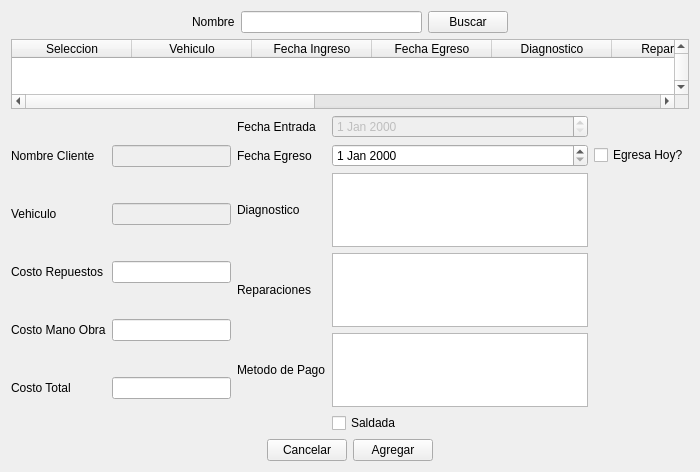
<?xml version="1.0" encoding="UTF-8"?>
<ui version="4.0">
 <class>Form</class>
 <widget class="QWidget" name="Form">
  <property name="geometry">
   <rect>
    <x>0</x>
    <y>0</y>
    <width>700</width>
    <height>472</height>
   </rect>
  </property>
  <property name="windowTitle">
   <string>Form</string>
  </property>
  <layout class="QGridLayout" name="gridLayout_2">
   <item row="3" column="0">
    <layout class="QGridLayout" name="gridLayout_4">
     <item row="0" column="0">
      <spacer name="horizontalSpacer">
       <property name="orientation">
        <enum>Qt::Horizontal</enum>
       </property>
       <property name="sizeHint" stdset="0">
        <size>
         <width>40</width>
         <height>20</height>
        </size>
       </property>
      </spacer>
     </item>
     <item row="0" column="2">
      <widget class="QPushButton" name="Aceptar_button">
       <property name="text">
        <string>Agregar</string>
       </property>
      </widget>
     </item>
     <item row="0" column="1">
      <widget class="QPushButton" name="Cancelar_button">
       <property name="text">
        <string>Cancelar</string>
       </property>
      </widget>
     </item>
     <item row="0" column="3">
      <spacer name="horizontalSpacer_2">
       <property name="orientation">
        <enum>Qt::Horizontal</enum>
       </property>
       <property name="sizeHint" stdset="0">
        <size>
         <width>40</width>
         <height>20</height>
        </size>
       </property>
      </spacer>
     </item>
    </layout>
   </item>
   <item row="2" column="0">
    <layout class="QHBoxLayout" name="horizontalLayout">
     <item>
      <layout class="QGridLayout" name="gridLayout_3">
       <item row="3" column="0">
        <widget class="QLabel" name="label_7">
         <property name="text">
          <string>Costo Mano Obra</string>
         </property>
        </widget>
       </item>
       <item row="1" column="0">
        <widget class="QLabel" name="label_3">
         <property name="text">
          <string>Vehiculo</string>
         </property>
        </widget>
       </item>
       <item row="4" column="0">
        <widget class="QLabel" name="label_8">
         <property name="text">
          <string>Costo Total</string>
         </property>
        </widget>
       </item>
       <item row="2" column="0">
        <widget class="QLabel" name="label_6">
         <property name="text">
          <string>Costo Repuestos</string>
         </property>
        </widget>
       </item>
       <item row="2" column="1">
        <widget class="QLineEdit" name="lineEdit_3"/>
       </item>
       <item row="1" column="1">
        <widget class="QLineEdit" name="lineEdit_2">
         <property name="enabled">
          <bool>false</bool>
         </property>
         <property name="mouseTracking">
          <bool>false</bool>
         </property>
        </widget>
       </item>
       <item row="0" column="1">
        <widget class="QLineEdit" name="lineEdit">
         <property name="enabled">
          <bool>false</bool>
         </property>
         <property name="mouseTracking">
          <bool>false</bool>
         </property>
        </widget>
       </item>
       <item row="0" column="0">
        <widget class="QLabel" name="label_2">
         <property name="text">
          <string>Nombre Cliente</string>
         </property>
        </widget>
       </item>
       <item row="4" column="1">
        <widget class="QLineEdit" name="lineEdit_5"/>
       </item>
       <item row="3" column="1">
        <widget class="QLineEdit" name="lineEdit_4"/>
       </item>
      </layout>
     </item>
     <item>
      <layout class="QGridLayout" name="gridLayout">
       <item row="7" column="0">
        <widget class="QLabel" name="label_5">
         <property name="text">
          <string>Reparaciones</string>
         </property>
        </widget>
       </item>
       <item row="8" column="1">
        <widget class="QTextEdit" name="textEdit_3"/>
       </item>
       <item row="3" column="1">
        <widget class="QDateEdit" name="dateEdit_2">
         <property name="enabled">
          <bool>false</bool>
         </property>
        </widget>
       </item>
       <item row="6" column="1">
        <widget class="QTextEdit" name="textEdit"/>
       </item>
       <item row="3" column="0">
        <widget class="QLabel" name="label_10">
         <property name="text">
          <string>Fecha Entrada</string>
         </property>
        </widget>
       </item>
       <item row="8" column="0">
        <widget class="QLabel" name="label_9">
         <property name="text">
          <string>Metodo de Pago</string>
         </property>
        </widget>
       </item>
       <item row="6" column="0">
        <widget class="QLabel" name="label_4">
         <property name="text">
          <string>Diagnostico</string>
         </property>
        </widget>
       </item>
       <item row="4" column="0">
        <widget class="QLabel" name="label">
         <property name="text">
          <string>Fecha Egreso</string>
         </property>
        </widget>
       </item>
       <item row="9" column="1">
        <widget class="QCheckBox" name="checkBox">
         <property name="text">
          <string>Saldada</string>
         </property>
        </widget>
       </item>
       <item row="4" column="1">
        <widget class="QDateEdit" name="dateEdit"/>
       </item>
       <item row="7" column="1">
        <widget class="QTextEdit" name="textEdit_2"/>
       </item>
       <item row="4" column="2">
        <widget class="QCheckBox" name="checkBox_2">
         <property name="text">
          <string>Egresa Hoy?</string>
         </property>
        </widget>
       </item>
      </layout>
     </item>
    </layout>
   </item>
   <item row="0" column="0">
    <layout class="QGridLayout" name="gridLayout_5">
     <item row="0" column="1">
      <widget class="QLabel" name="label_11">
       <property name="text">
        <string>Nombre</string>
       </property>
      </widget>
     </item>
     <item row="0" column="3">
      <widget class="QPushButton" name="pushButton">
       <property name="text">
        <string>Buscar</string>
       </property>
      </widget>
     </item>
     <item row="0" column="0">
      <spacer name="horizontalSpacer_3">
       <property name="orientation">
        <enum>Qt::Horizontal</enum>
       </property>
       <property name="sizeHint" stdset="0">
        <size>
         <width>40</width>
         <height>20</height>
        </size>
       </property>
      </spacer>
     </item>
     <item row="0" column="2">
      <widget class="QLineEdit" name="lineEdit_6"/>
     </item>
     <item row="0" column="4">
      <spacer name="horizontalSpacer_4">
       <property name="orientation">
        <enum>Qt::Horizontal</enum>
       </property>
       <property name="sizeHint" stdset="0">
        <size>
         <width>40</width>
         <height>20</height>
        </size>
       </property>
      </spacer>
     </item>
    </layout>
   </item>
   <item row="1" column="0">
    <layout class="QGridLayout" name="gridLayout_6">
     <item row="0" column="0">
      <widget class="QTableWidget" name="tableWidget">
       <property name="verticalScrollBarPolicy">
        <enum>Qt::ScrollBarAlwaysOn</enum>
       </property>
       <property name="horizontalScrollBarPolicy">
        <enum>Qt::ScrollBarAlwaysOn</enum>
       </property>
       <property name="sortingEnabled">
        <bool>true</bool>
       </property>
       <attribute name="horizontalHeaderDefaultSectionSize">
        <number>120</number>
       </attribute>
       <column>
        <property name="text">
         <string>Seleccion</string>
        </property>
       </column>
       <column>
        <property name="text">
         <string>Vehiculo</string>
        </property>
       </column>
       <column>
        <property name="text">
         <string>Fecha Ingreso</string>
        </property>
       </column>
       <column>
        <property name="text">
         <string>Fecha Egreso</string>
        </property>
       </column>
       <column>
        <property name="text">
         <string>Diagnostico</string>
        </property>
       </column>
       <column>
        <property name="text">
         <string>Reparacion</string>
        </property>
       </column>
       <column>
        <property name="text">
         <string>Costo Repuestos</string>
        </property>
       </column>
       <column>
        <property name="text">
         <string>Costo mano de obra</string>
        </property>
       </column>
       <column>
        <property name="text">
         <string>Costo Total</string>
        </property>
       </column>
       <column>
        <property name="text">
         <string>Metodo de pago</string>
        </property>
       </column>
       <column>
        <property name="text">
         <string>Saldada</string>
        </property>
       </column>
      </widget>
     </item>
    </layout>
   </item>
  </layout>
 </widget>
 <resources/>
 <connections/>
</ui>
